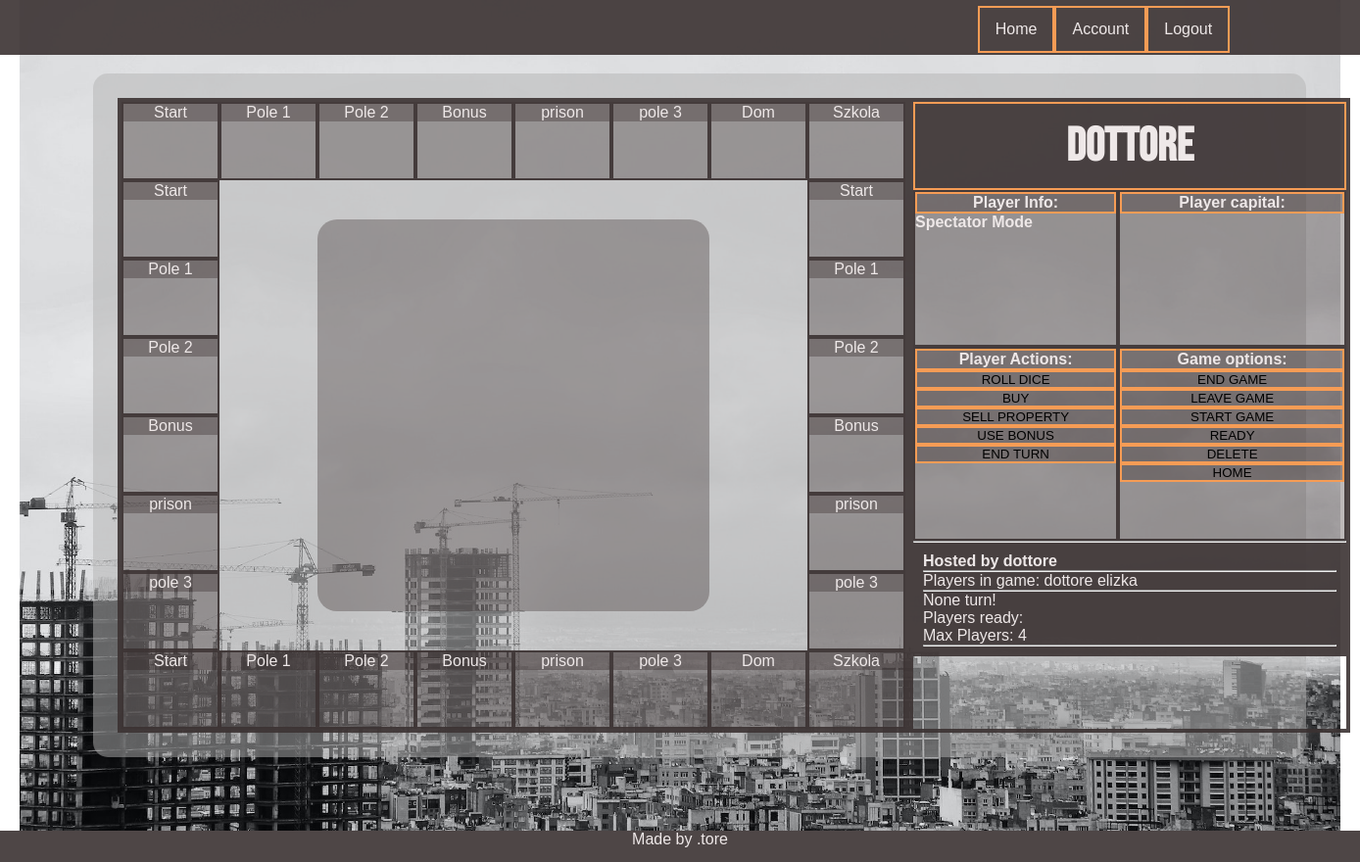
The page /game/9/ (signed in) on the database as committed earlier.
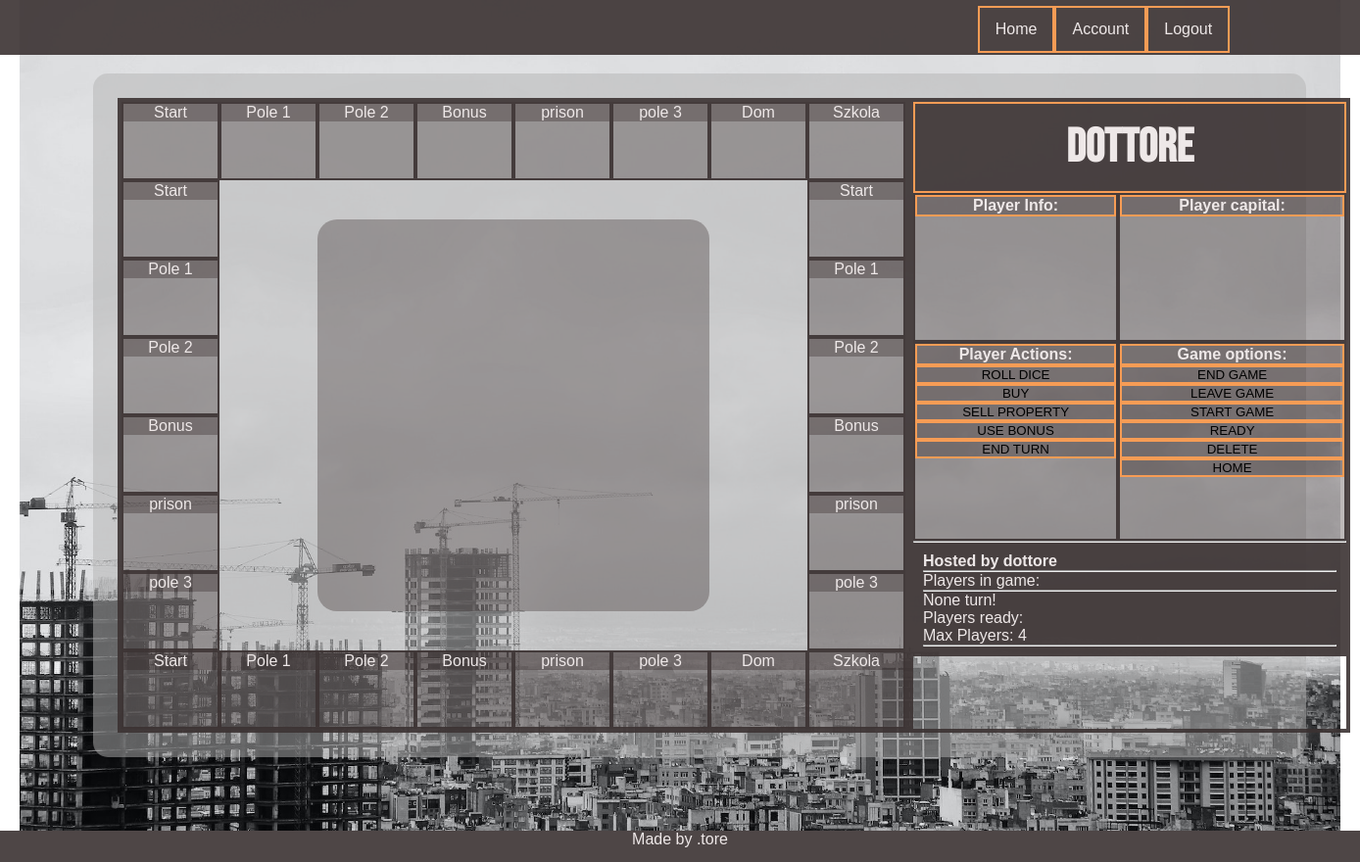
The same page on the database as committed later.
### game/models.py (models this page shows, shortened)
class Field(models.Model):
    nr = models.IntegerField(default = None, blank = True, null = True)
    name = models.CharField(max_length=150)
    owner = models.ForeignKey(Player, on_delete=models.CASCADE, related_name='fieldOwner', null=True, default=None, blank=True)
    typeof = models.ForeignKey(FieldType, on_delete=models.CASCADE, related_name='typeOfField', null=True, default= None, blank=True)
    price = models.IntegerField(default=100)
    grade = models.IntegerField(default=1)

### player/models.py (models this page shows, shortened)
class Player(models.Model):
    name = models.ForeignKey(User,on_delete=models.CASCADE,related_name='player_name')
    parent= models.CharField(max_length = 10)
    nick = models.CharField(max_length=10 )
    in_game= models.BooleanField(default = False)
    money = models.IntegerField(default=150)
    position = models.IntegerField(default=1)
    tossed_dice= models.BooleanField(default=False)
    description = models.TextField(max_length = 300, null = True)
    def __str__(self):
        return self.nick

### game/views.py (the view)
# urls.py: path('<int:id>/', detail, name = 'detail'),
@login_required
def detail(request, id):
    game = Game.objects.get(pk=id)
    player = Player.objects.get(parent=request.user.username)
    boardSize = 8
    r1 = Field.objects.all()[:boardSize]
    r2 = Field.objects.filter()[:(boardSize-2)]
    r3 = Field.objects.filter()[:boardSize]
    r4 = Field.objects.filter()[:boardSize-2]
    args = {'game': game, 'players_ready': game.players_ready, 'players_playing':game.players_playing, 'player':player,
            'player_in_game':player in game.players_playing, 'r1':r1, 'r2':r2, 'r3':r3, 'r4':r4}
    return render(request, 'game/detail.html', args)

### game/models.py (called while the page is built)
    @property
    def players_ready(self):
        return list(self.who_is_ready.all())

    @property
    def players_playing(self):
        return list(self.who_is_playing.all())

### templates/game/detail.html (shortened to what the changed rows need)
{% extends 'base.html' %}
{% load static %}
{% block css %}
<link rel="stylesheet" href="{% static 'css/detail.css' %}">
{% endblock %}
{% block content %}
    <section class="game_section game_section_board">
     <div class="r1">
        {% for field in r1 %}
        <div class= 'game_field --row'><div class='game_field__header'> {{field.name}}</div></div>
        {% endfor %}
     </div>
     <div class="r2 ">
        {% for field in r2 %}
        <div class= 'game_field --col'>
            <div class='game_field__header'>
                {{field.name}}
            </div>
        </div>
        {% endfor %}
     </div>
     <div class="r3">
        {% for field in r3 %}
        <div class= 'game_field --row'><div class='game_field__header'> {{field.name}}</div></div>
        {% endfor %}
     </div>
     <div class="r4">
        {% for field in r4 %}
        <div class= 'game_field --col'>
            <div class='game_field__header'>
                {{field.name}}
            </div>
        </div>
        {% endfor %}
     </div>
    </section>
    <section class = "game_section game_section_sidebar">
        <div class="game_section_sidebar_top">
            <article class="sidebar_top__sidebar_header">
                <h2 class="playerName_header">{{player}}</h2>
            </article>
            <article class="sidebar_top__player_info __sidebar_item">
                <div class= '__sidebar_item_action'><h4>Player Info:</h4></div>
                    {% if  game.is_played %}
                    <h4>Spectator Mode</h4>
                    {% endif %}
            </article>
        </div>
        <div class="game_section_sidebar_bottom">
            <div class = "host_info">
                <h4>Hosted by {{game.host}}</h4>
            </div>
            <hr>
            <p class = "players_in_game --invis">Players in game:
                {% for player in players_playing %}
                {{player}}
                {% endfor%}
            </p>
            <hr>
            <div class = '--menu'>
              <p class="--invis">{{game.turn_of_player}} turn!</p>
                <p class = "players_ready_text --vis">Players ready:</p>
                <p class="max_players --vis">Max Players: {{game.max_players}}</p>
            </div>
            <hr>
        </div>
    </section>
</div>
{% endblock %}

Rows that differ between the two databases and show on the page:
no longer on one of the page's lists (row unchanged): Player: nick "dottore"
no longer on this page (row unchanged): Player: nick "elizka"
changed Game "dottore": is_played True → False (drawn)
Other text that changed with them:
text no longer shown: "Spectator Mode"
